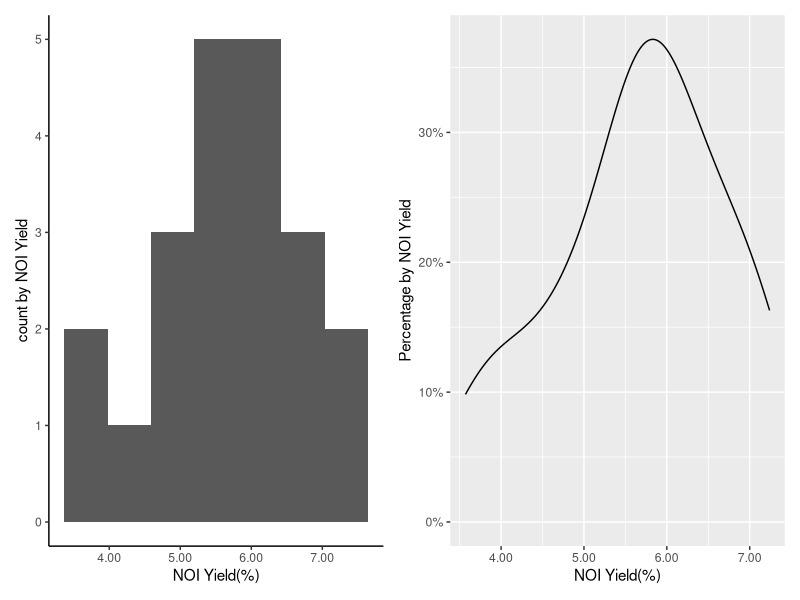

Reproduce this figure in R.
library(tidyverse)
library(scales)
library(patchwork)

home_df <- read_csv("home_data.csv")

a <- home_df %>% 
  ggplot(aes(x = yield)) +
  geom_histogram(bins = 7) +
  labs(x = "NOI Yield(%)",
       y = "count by NOI Yield") +
  scale_x_continuous(breaks = seq(3, 7.5, 1),
                     labels = label_comma(accuracy = 0.01) ) +
  theme_classic()
  

b <- home_df %>% 
  ggplot(aes(x = yield)) +
  geom_density() +
  labs(x = "NOI Yield(%)",
       y = "Percentage by NOI Yield") +
  scale_x_continuous(breaks = seq(3, 7.5, 1),
                     labels = label_comma(accuracy = 0.01) ) +
  scale_y_continuous(labels = scales::percent_format(accuracy = 1))

a + b
